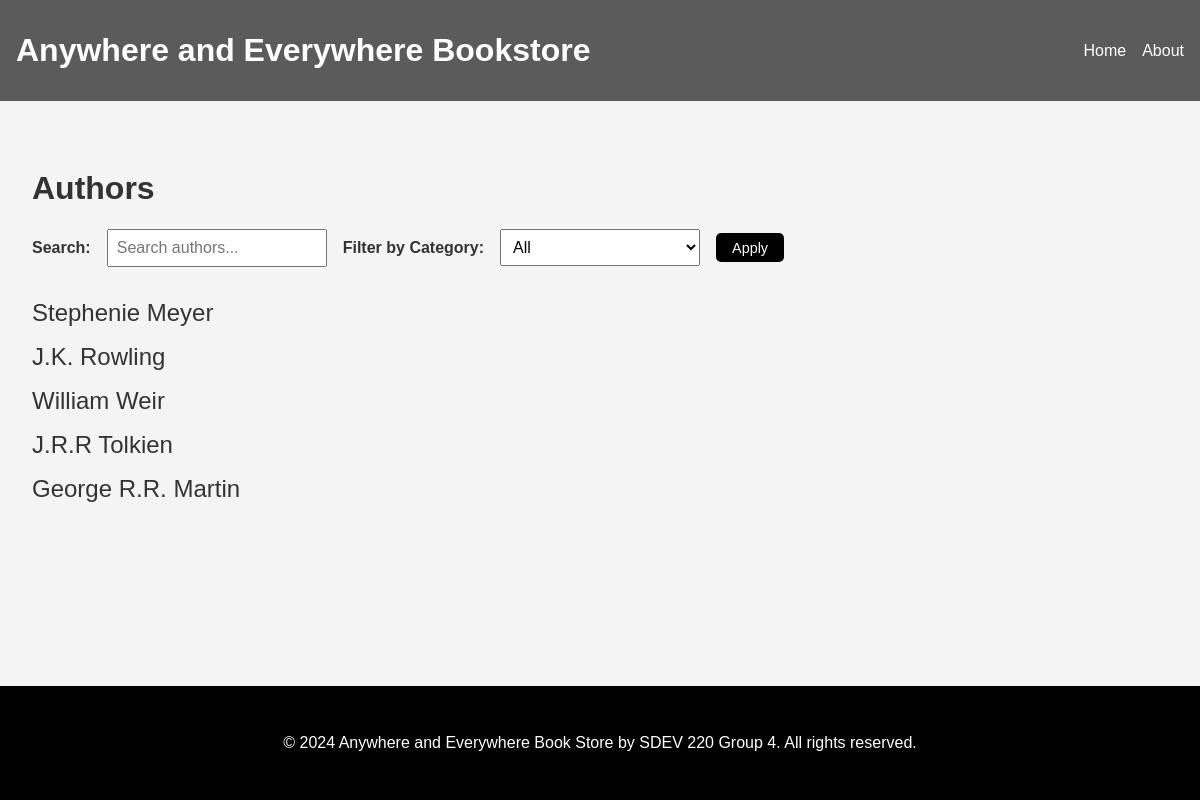
The page /books-authors/ on the database its author committed.
### Book_Store/models.py (models this page shows, shortened)
class Author(models.Model):
    authorID = models.AutoField(primary_key=True, null=False)
    first_name = models.CharField(max_length=1000)
    last_name = models.CharField(max_length=1000)
    dob = models.DateField()
    picture = models.ImageField(upload_to='authors/', blank=True)

### Book_Store/views.py (the view)
# urls.py: path('books-authors/', views.book_author_list, name='book_author_list'), # Author List
def book_author_list(request):
    categories = Book.CATEGORY_CHOICES
    selected_category = request.GET.get('category', '')
    sort_by_price = request.GET.get('sort', '')
    if selected_category:
        books = Book.objects.filter(category=selected_category)
        authors = Author.objects.filter(book__in=books).distinct()
    else:
        authors = Author.objects.all()
    context = {
        'authors': authors,
        'categories': categories,
        'selected_category': selected_category,
        'sort_by_price': sort_by_price,
    }
    return render(request, 'books/book_author_list.html', context)

### frontend/templates/books/book_author_list.html (shortened to what this page needs)
{% extends "base.html" %}
{% load static %}
{% block content %}
<h1>Authors</h1>
<div class="filter-form-container">
    <form method="get" action="" class="filter-form">
        <label for="search">Search:</label>
        <input type="text" name="q" id="search" value="{{ query }}" placeholder="Search authors..." onkeyup="showSuggestions(this.value)">
        <label for="category">Filter by Category:</label>
        <select name="category" id="category">
            <option value="">All</option>
        </select>
        <button type="submit">Apply</button>
    </form>
</div>
{% if authors %}
<div class="author-list">
    {% for author in authors %}
        <a href="{% url 'author_detail' author.pk %}" class="author-name">{{ author.first_name }} {{ author.last_name }}</a>
    {% endfor %}
</div>
{% endif %}
{% endblock %}

### frontend/static/css/style.css (style rules this page uses)
body { font-family: Arial, sans-serif; margin: 0; padding: 0; background-color: #f4f4f4; color: #333; display: flex; flex-direction: column; min-height: 100vh; }
.filter-form-container { display: flex; justify-content: flex-start; margin-bottom: 2rem; }
.filter-form { display: flex; flex-wrap: wrap; gap: 1rem; align-items: center; }
.filter-form label { font-weight: bold; }
.filter-form select, .filter-form button, .filter-form input[type="text"] { padding: 0.5rem; font-size: 1rem; width: 200px; }
.filter-form button { background-color: #000; color: #fff; border: none; border-radius: 5px; cursor: pointer; transition: background-color 0.3s ease; padding: 0.4rem 1rem; font-size: 0.9rem; width: auto; }
.author-list { display: flex; flex-direction: column; gap: 1rem; align-items: flex-start; }
.author-name { font-size: 1.5rem; color: #333; text-decoration: none; }

### rows shown on the page
Author: first_name "Stephenie", last_name "Meyer"
Author: first_name "J.K.", last_name "Rowling"
Author: first_name "William", last_name "Weir"
Author: first_name "J.R.R", last_name "Tolkien"
Author: first_name "George R.R.", last_name "Martin"
